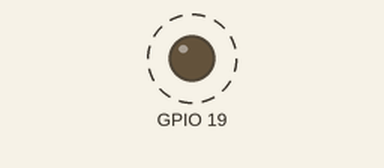
Recording of a program running on a simulated ESP32-S3. Parts: output pins drawn as LEDs (lit = HIGH). Dashed ring = blinking. What the program prints to the serial monitor is not drawn.

Above: at 0.6 s.
Timing chart, 0 to 3.0 s (numbered marks = the images above):
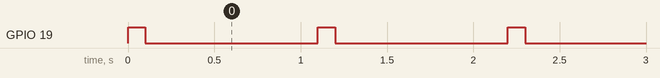

Measured:
- by itself, GPIO 19: alternates HIGH for 0.10 s and LOW for 1.0 s

The program:

main.cpp
```cpp
#include <Arduino.h>

/* this function will be invoked when additionalTask was created */
void anotherTask( void * parameter )
{
  /* loop forever */
  for(;;)
  {
    Serial.println("this is another Task");

    delay(1000);
  }
  /* delete a task when finish,
  this will never happen because this is infinity loop */
  vTaskDelete( NULL );
}

/*This is a third task*/
void thirdTask( void * parameter )
{
  /* loop forever */
  for(;;)
  {
    digitalWrite(19, HIGH);
    vTaskDelay(100);
    digitalWrite(19,LOW);
    delay(1000);
  }
  /* delete a task when finish,
  this will never happen because this is infinity loop */
  vTaskDelete( NULL );
}

void setup()
{
  Serial.begin(115200);
  pinMode(19,OUTPUT);
  /* we create a new task here */
  xTaskCreate(
  anotherTask, /* Task function. */
  "another Task", /* name of task. */
  10000, /* Stack size of task */
  NULL, /* parameter of the task */
  1, /* priority of the task */
  NULL); /* Task handle to keep track of created task */

  /* we create a new task here */
  xTaskCreate(
  thirdTask, /* Task function. */
  "Third Task", /* name of task. */
  10000, /* Stack size of task */
  NULL, /* parameter of the task */
  1, /* priority of the task */
  NULL); /* Task handle to keep track of created task */
}

/* the forever loop() function is invoked by Arduino ESP32 loopTask */
void loop()
{
  Serial.println("this is ESP32 Task");
  digitalWrite(LED_BUILTIN, HIGH);
  vTaskDelay(100);
  digitalWrite(LED_BUILTIN,LOW);
  delay(1000);
}
```
